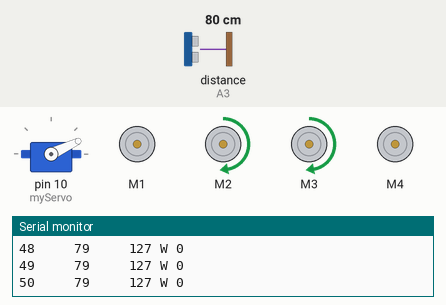
Simulated run of this sketch. Board: Arduino Uno, built with avr-gcc and run on an emulated ATmega328P. On the bench: servo, 4 × DC motor (green arrow = forward, orange = backward, longer = faster), the last lines printed to the serial monitor. Wiring (inferred from the names in the program): ultrasonic range finder: trigger A2; echo A3. Inputs (shaded band) come from the test bench; at power-on: distance to the obstacle (sensor on A3) 80 cm. The echo pulse lasts 58.3 µs per cm.

Above: at 1.2 s.
1.3 s: distance to the obstacle (sensor on A3) set to 2 cm
At 2.9 s:
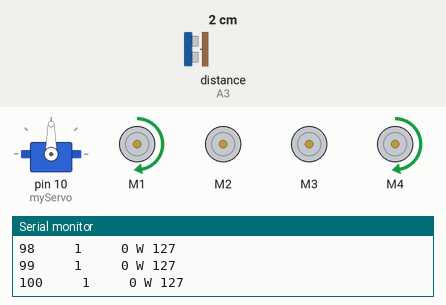
3.8 s: distance to the obstacle (sensor on A3) set to 120 cm
At 4.7 s:
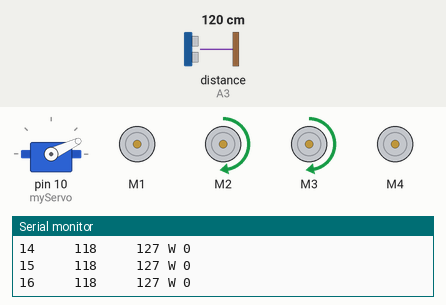
6.8 s: distance to the obstacle (sensor on A3) set to 4 cm
At 9.5 s:
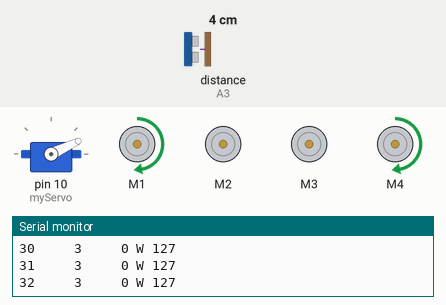
9.8 s: distance to the obstacle (sensor on A3) set to 35 cm
At 12.5 s:
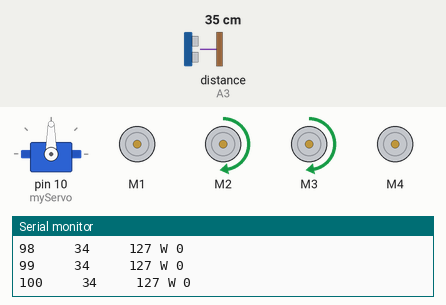
Timing chart, 0 to 13.5 s (numbered marks = the images above; inputs shaded):
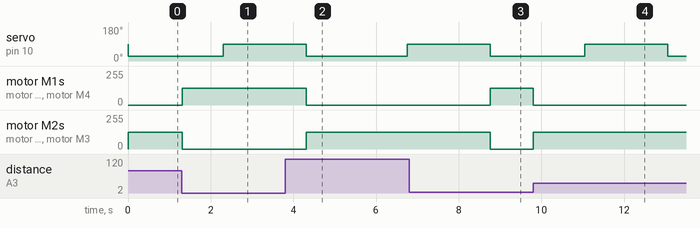

The sketch:

LineaRobot_SeguidorLado.ino
```cpp
// Librerías:

#include <AFMotor.h>
#include <Servo.h>


// Variables:

const int trigPin = A2;
const int echoPin = A3;

long duration;
int distance;

int motorspeed=200;
int ch1;
int ch2;
int potenR;
int potenL;


// Motores:

AF_DCMotor motorUR(1);
AF_DCMotor motorUL(2);
AF_DCMotor motorDL(3);
AF_DCMotor motorDR(4);

Servo myServo;


void setup() {

  pinMode(trigPin, OUTPUT);
  pinMode(echoPin, INPUT);
  Serial.begin(9600);
  myServo.attach(10);

  Serial.begin(9600);

  pinMode(A5, INPUT);

  motorUR.setSpeed(255);  // speed: 0 to 255
  motorUR.run(RELEASE);

  motorUL.setSpeed(255);  // speed: 0 to 255
  motorUL.run(RELEASE);

  motorDL.setSpeed(255);  // speed: 0 to 255
  motorDL.run(RELEASE);

  motorDR.setSpeed(255);  // speed: 0 to 255
  motorDR.run(RELEASE);

}


// error:


int calculateDistance(){

  digitalWrite(trigPin, LOW);
  delayMicroseconds(2);
  digitalWrite(trigPin, HIGH);
  delayMicroseconds(10);
  digitalWrite(trigPin, LOW);
  duration = pulseIn(echoPin, HIGH);
  distance= duration*0.034/2;
  return distance;
}


// Loop:

void loop() {

for(int i=0;i<=100;i++){

potenL= 127;
potenR= 127;
distance = calculateDistance();

myServo.write(25);

if(distance >= 30){
potenR = ((30/distance) * 255) ;
}
if(distance <= 30){
potenL = ((distance/30) * 255) ;
}

motorDR.run(FORWARD);
motorDL.run(FORWARD);
motorUR.run(FORWARD);
motorUL.run(FORWARD);
motorUR.setSpeed(potenR);  // speed: 0 to 255
motorUL.setSpeed(potenL);  // speed: 0 to 255
motorDR.setSpeed(potenR);  // speed: 0 to 255
motorDL.setSpeed(potenL);  // speed: 0 to 255


  Serial.print(i);
  Serial.print("     ");
  Serial.print(distance);
  Serial.print("     ");
  Serial.print(potenL);
  Serial.print(" W ");
  Serial.println(potenR);

  }

potenL= 0;
potenR= 0;

myServo.write(90);
distance = calculateDistance();
delay(2000);
if (distance <= 80){
  for(int j=0; j <30; j++){
  potenR= 255;
  }
}
}
```

Measured:
- after the input at 1.3 s, motor M1, motor M4: stopped → forward 127/255 at once; motor M2, motor M3: forward 127/255 → stopped at once
- after the input at 3.8 s, motor M1, motor M4: forward 127/255 → stopped after 0.51 s; motor M2, motor M3: stopped → forward 127/255 after 0.51 s
- after the input at 6.8 s, motor M1, motor M4: stopped → forward 127/255 after 2.0 s; motor M2, motor M3: forward 127/255 → stopped after 2.0 s
- after the input at 9.8 s, motor M1, motor M4: forward 127/255 → stopped at once; motor M2, motor M3: stopped → forward 127/255 at once
